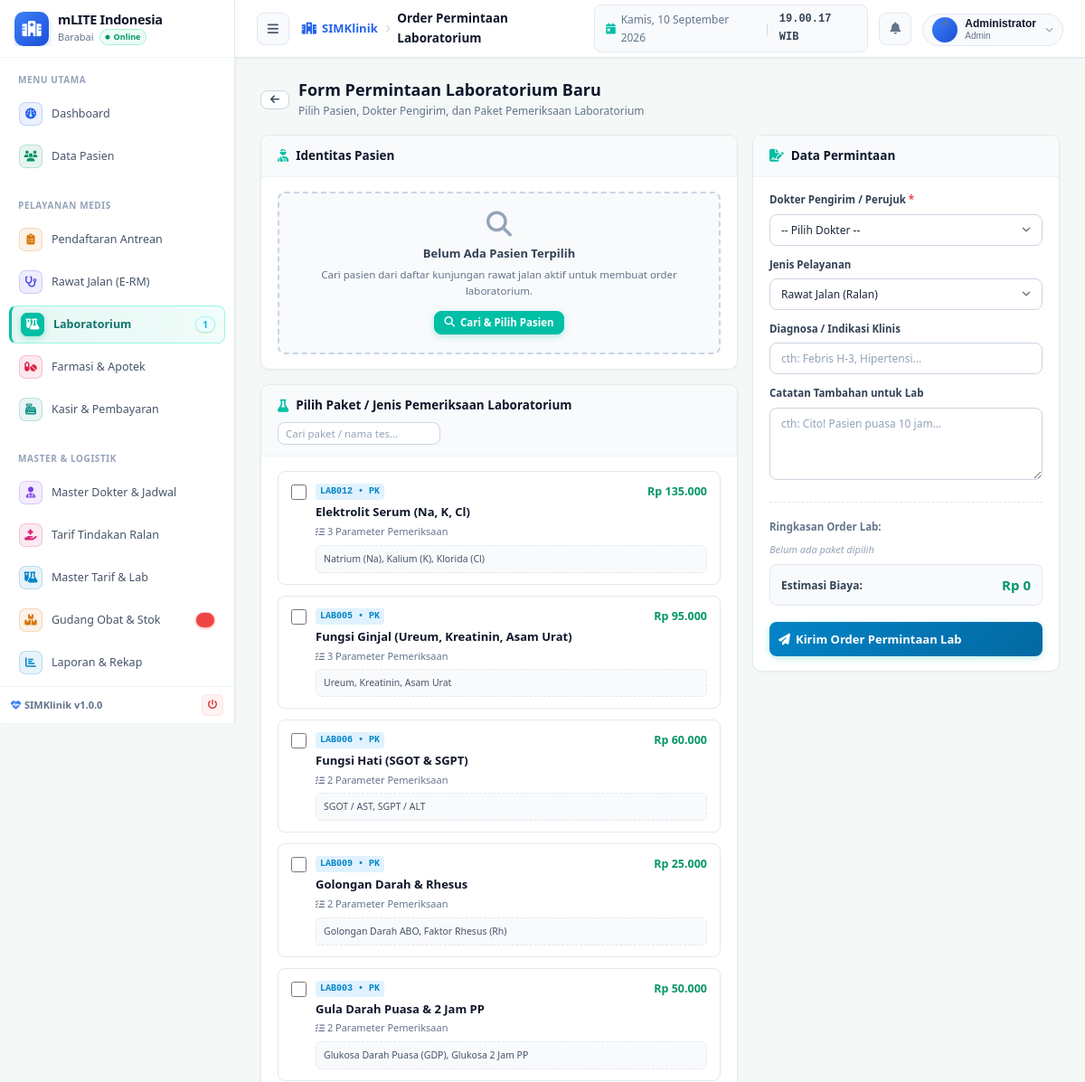
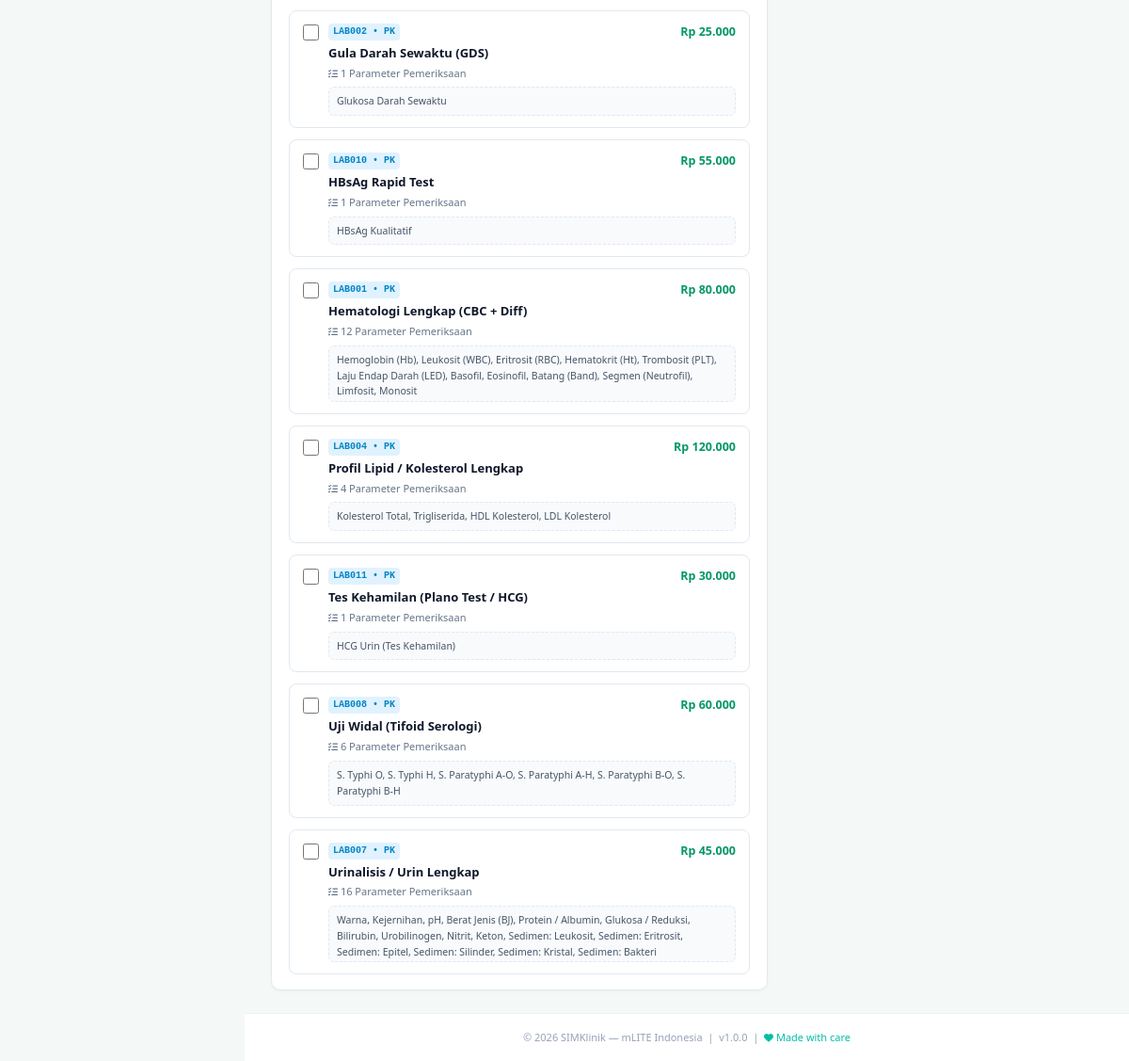
Page /modules/laboratorium/permintaan.php (signed in) on the committed database (2 pictures, top to bottom).
### tables this page shows
CREATE TABLE IF NOT EXISTS `jns_perawatan_lab` (
  `kd_jenis_prw` varchar(15) NOT NULL,
  `nm_perawatan` varchar(80) DEFAULT NULL,
  `bagian_rs` double DEFAULT NULL,
  `bhp` double NOT NULL,
  `tarif_perujuk` double NOT NULL,
  `tarif_tindakan_dokter` double NOT NULL,
  `tarif_tindakan_petugas` double DEFAULT NULL,
  `kso` double DEFAULT NULL,
  `menejemen` double DEFAULT NULL,
  `total_byr` double DEFAULT NULL,
  `kd_pj` char(3) NOT NULL,
  `status` enum('0','1') NOT NULL,
  `kelas` enum('-','Rawat Jalan','Kelas 1','Kelas 2','Kelas 3','Kelas Utama','Kelas VIP','Kelas VVIP') NOT NULL,
  `kategori` enum('PK','PA','MB') NOT NULL,
  PRIMARY KEY (`kd_jenis_prw`),
  KEY `kd_pj` (`kd_pj`),
  KEY `nm_perawatan` (`nm_perawatan`),
  KEY `tarif_perujuk` (`tarif_perujuk`),
  KEY `tarif_tindakan_dokter` (`tarif_tindakan_dokter`),
  KEY `tarif_tindakan_petugas` (`tarif_tindakan_petugas`),
  KEY `total_byr` (`total_byr`),
  KEY `bagian_rs` (`bagian_rs`),
  KEY `bhp` (`bhp`),
  KEY `kso` (`kso`),
  KEY `menejemen` (`menejemen`),
  KEY `status` (`status`)
);

CREATE TABLE IF NOT EXISTS `template_laboratorium` (
  `kd_jenis_prw` varchar(15) NOT NULL,
  `id_template` int NOT NULL AUTO_INCREMENT,
  `Pemeriksaan` varchar(200) NOT NULL,
  `satuan` varchar(20) NOT NULL,
  `nilai_rujukan_ld` varchar(30) NOT NULL,
  `nilai_rujukan_la` varchar(30) NOT NULL,
  `nilai_rujukan_pd` varchar(30) NOT NULL,
  `nilai_rujukan_pa` varchar(30) NOT NULL,
  `bagian_rs` double NOT NULL,
  `bhp` double NOT NULL,
  `bagian_perujuk` double NOT NULL,
  `bagian_dokter` double NOT NULL,
  `bagian_laborat` double NOT NULL,
  `kso` double DEFAULT NULL,
  `menejemen` double DEFAULT NULL,
  `biaya_item` double NOT NULL,
  `urut` int DEFAULT NULL,
  PRIMARY KEY (`id_template`),
  KEY `kd_jenis_prw` (`kd_jenis_prw`),
  KEY `Pemeriksaan` (`Pemeriksaan`),
  KEY `satuan` (`satuan`),
  KEY `nilai_rujukan_ld` (`nilai_rujukan_ld`),
  KEY `nilai_rujukan_la` (`nilai_rujukan_la`),
  KEY `nilai_rujukan_pd` (`nilai_rujukan_pd`),
  KEY `nilai_rujukan_pa` (`nilai_rujukan_pa`),
  KEY `bagian_rs` (`bagian_rs`),
  KEY `bhp` (`bhp`),
  KEY `bagian_perujuk` (`bagian_perujuk`),
  KEY `bagian_dokter` (`bagian_dokter`),
  KEY `bagian_laborat` (`bagian_laborat`),
  KEY `kso` (`kso`),
  KEY `menejemen` (`menejemen`),
  KEY `biaya_item` (`biaya_item`),
  KEY `urut` (`urut`)
);

### config.php (called while the page is built, shortened)
<?php
function rupiah(float $amount): string {
    return 'Rp ' . number_format($amount, 0, ',', '.');
}

### modules/laboratorium/permintaan.php (the view, shortened to what this page needs)
<?php
require_once dirname(__DIR__, 2) . '/config.php';
require_once dirname(__DIR__, 2) . '/includes/functions.php';
$pasien_terpilih = null;
$lab_packages = [];
$res_pkg = $conn->query("
    SELECT j.*,
           (SELECT COUNT(*) FROM template_laboratorium t WHERE t.kd_jenis_prw = j.kd_jenis_prw) as total_items
    FROM jns_perawatan_lab j
    WHERE j.status = '1'
    ORDER BY j.kategori ASC, j.nm_perawatan ASC
");
if ($res_pkg) {
    while ($pkg = $res_pkg->fetch_assoc()) {
        $kd_esc = $conn->real_escape_string($pkg['kd_jenis_prw']);
        $res_tpl = $conn->query("
            SELECT * FROM template_laboratorium
            WHERE kd_jenis_prw = '$kd_esc'
            ORDER BY urut ASC, id_template ASC
        ");
        $items = [];
        if ($res_tpl) {
            while ($tpl = $res_tpl->fetch_assoc()) {
                $items[] = $tpl;
            }
        }
        $pkg['templates'] = $items;
        $lab_packages[] = $pkg;
    }
}
include dirname(__DIR__, 2) . '/includes/header.php';
?>
<div class="page-header" style="margin-bottom:16px;">
  <div class="page-header-left">
    <div style="display:flex;align-items:center;gap:10px;">
      <a href="<?= BASE_URL ?>modules/laboratorium/index.php" class="btn btn-outline btn-sm" style="border-color:#cbd5e1;color:#334155;" title="Kembali ke Antrean">
        <i class="fas fa-arrow-left"></i>
      </a>
      <div>
        <h1 class="page-title" style="margin:0;font-size:18px;font-weight:800;color:#0f172a;">Form Permintaan Laboratorium Baru</h1>
        <p class="page-subtitle" style="margin:2px 0 0;font-size:12px;color:#64748b;">Pilih Pasien, Dokter Pengirim, dan Paket Pemeriksaan Laboratorium</p>
      </div>
    </div>
  </div>
</div>
<form method="POST" action="" id="formOrderLab">
  <div style="display:grid;grid-template-columns:1fr 340px;gap:16px;align-items:start;">
    <div style="display:flex;flex-direction:column;gap:16px;">
      <div class="card" style="border-radius:10px;background:#ffffff;box-shadow:0 1px 3px rgba(0,0,0,0.04);">
        <div class="card-header" style="background:#f8fafc;padding:12px 18px;display:flex;justify-content:space-between;align-items:center;">
          <div class="card-title" style="font-size:13.5px;font-weight:700;color:#0f172a;">
            <i class="fas fa-user-injured text-primary"></i> Identitas Pasien
          </div>
        </div>
        <div class="card-body" style="padding:16px 18px;">
          <?php if ($pasien_terpilih): ?>
            <div id="selectedPatientBox" style="display:flex;align-items:center;gap:14px;background:#f0f9ff;border:1px solid #bae6fd;padding:12px 16px;border-radius:8px;">
              <div style="width:44px;height:44px;border-radius:10px;background:#0284c7;color:#fff;display:flex;align-items:center;justify-content:center;font-size:18px;font-weight:800;flex-shrink:0;">
                <?= strtoupper(substr($pasien_terpilih['nm_pasien'], 0, 1)) ?>
              </div>
              <div style="flex:1;">
                <div style="display:flex;align-items:center;gap:8px;">
                  <span style="font-size:14px;font-weight:800;color:#0f172a;"><?= htmlspecialchars($pasien_terpilih['nm_pasien']) ?></span>
                  <span style="font-size:11px;font-family:monospace;background:#e0f2fe;color:#0369a1;padding:2px 6px;border-radius:4px;font-weight:700;">
                    RM: <?= htmlspecialchars($pasien_terpilih['no_rkm_medis']) ?>
                  </span>
                  <?= badge_penjab($pasien_terpilih['nm_penjab'] ?? 'Umum') ?>
                </div>
                <div style="font-size:11.5px;color:#64748b;margin-top:3px;display:flex;gap:10px;flex-wrap:wrap;">
                  <span><?= icon_jk($pasien_terpilih['jk']) ?> <?= hitung_umur($pasien_terpilih['tgl_lahir']) ?></span>
                  <span>&bull; No. Rawat: <strong style="color:#0f172a;"><?= htmlspecialchars($pasien_terpilih['no_rawat']) ?></strong></span>
                  <span>&bull; Poli: <?= htmlspecialchars($pasien_terpilih['nm_poli'] ?? 'Rawat Jalan') ?></span>
                </div>
              </div>
            </div>
          <?php else: ?>
            <div id="noPatientBox" style="text-align:center;padding:20px;background:#f8fafc;border:2px dashed #cbd5e1;border-radius:8px;">
              <i class="fas fa-search" style="font-size:28px;color:#94a3b8;display:block;margin-bottom:8px;"></i>
              <div style="font-weight:700;color:#334155;font-size:13px;">Belum Ada Pasien Terpilih</div>
              <p style="font-size:11.5px;color:#64748b;margin:4px 0 12px;">Cari pasien dari daftar kunjungan rawat jalan aktif untuk membuat order laboratorium.</p>
              <button type="button" class="btn btn-primary btn-sm" onclick="showSearchModal()">
                <i class="fas fa-search"></i> Cari & Pilih Pasien
              </button>
            </div>
          <?php endif; ?>
        </div>
      </div>
      <div class="card" style="border-radius:10px;background:#ffffff;box-shadow:0 1px 3px rgba(0,0,0,0.04);">
        <div class="card-header" style="background:#f8fafc;padding:12px 18px;display:flex;justify-content:space-between;align-items:center;flex-wrap:wrap;gap:8px;">
          <div class="card-title" style="font-size:13.5px;font-weight:700;color:#0f172a;display:flex;align-items:center;gap:8px;">
            <i class="fas fa-flask text-primary"></i> Pilih Paket / Jenis Pemeriksaan Laboratorium
          </div>
          <div style="display:flex;gap:8px;align-items:center;">
            <input type="text" id="filterPaketInput" onkeyup="filterPaketLab()" placeholder="Cari paket / nama tes..." class="form-control form-control-sm" style="font-size:11.5px;padding:4px 8px;width:180px;">
          </div>
        </div>
        <div class="card-body" style="padding:16px 18px;">
          <div style="display:grid;grid-template-columns:repeat(auto-fill, minmax(280px, 1fr));gap:12px;" id="paketGrid">
            <?php foreach ($lab_packages as $pkg): ?>
              <div class="paket-card" data-nama="<?= strtolower(htmlspecialchars($pkg['nm_perawatan'])) ?>" data-kategori="<?= $pkg['kategori'] ?>"
                   style="border:1px solid #e2e8f0;border-radius:8px;padding:12px 14px;background:#ffffff;transition:all 0.15s;cursor:pointer;"
                   onclick="togglePaketCheckbox('chk_<?= $pkg['kd_jenis_prw'] ?>', event)">
                <div style="display:flex;align-items:flex-start;gap:10px;">
                  <input type="checkbox" name="paket_lab[]" value="<?= $pkg['kd_jenis_prw'] ?>" id="chk_<?= $pkg['kd_jenis_prw'] ?>"
                         data-harga="<?= (float)$pkg['total_byr'] ?>" data-nama="<?= htmlspecialchars($pkg['nm_perawatan']) ?>"
                         onchange="updateTotalBiaya()" style="width:17px;height:17px;margin-top:2px;cursor:pointer;" onclick="event.stopPropagation()">
                  <div style="flex:1;">
                    <div style="display:flex;justify-content:space-between;align-items:center;">
                      <span style="font-size:10px;font-weight:700;color:#0284c7;background:#e0f2fe;padding:1px 5px;border-radius:4px;font-family:monospace;">
                        <?= $pkg['kd_jenis_prw'] ?> &bull; <?= $pkg['kategori'] ?>
                      </span>
                      <span style="font-size:12.5px;font-weight:800;color:#059669;">
                        <?= rupiah((float)$pkg['total_byr']) ?>
                      </span>
                    </div>
                    <div style="font-size:13px;font-weight:700;color:#0f172a;margin-top:4px;line-height:1.3;">
                      <?= htmlspecialchars($pkg['nm_perawatan']) ?>
                    </div>
                    <div style="font-size:11px;color:#64748b;margin-top:4px;">
                      <i class="fas fa-list-check" style="font-size:10px;"></i> <?= count($pkg['templates']) ?> Parameter Pemeriksaan
                    </div>
                    <?php if (!empty($pkg['templates'])): ?>
                      <div style="margin-top:6px;font-size:10.5px;color:#475569;background:#f8fafc;padding:6px 8px;border-radius:6px;border:1px dashed #e2e8f0;max-height:60px;overflow-y:auto;">
                        <?= implode(', ', array_map(function($t) { return htmlspecialchars($t['Pemeriksaan']); }, $pkg['templates'])) ?>
                      </div>
                    <?php endif; ?>
                  </div>
                </div>
              </div>
            <?php endforeach; ?>
          </div>
        </div>
      </div>
    </div>
    <div style="display:flex;flex-direction:column;gap:16px;">
      <div class="card" style="border-radius:10px;background:#ffffff;box-shadow:0 1px 3px rgba(0,0,0,0.04);position:sticky;top:80px;">
        <div class="card-header" style="background:#f8fafc;padding:12px 18px;">
          <div class="card-title" style="font-size:13.5px;font-weight:700;color:#0f172a;">
            <i class="fas fa-file-signature text-primary"></i> Data Permintaan
          </div>
        </div>
        <div class="card-body" style="padding:16px 18px;display:flex;flex-direction:column;gap:12px;">
          <div class="form-group" style="margin:0;">
            <label class="form-label" style="font-size:11.5px;font-weight:700;color:#334155;">Dokter Pengirim / Perujuk <span class="text-danger">*</span></label>
            <select name="dokter_perujuk" class="form-control" required style="font-size:12px;">
              <option value="">-- Pilih Dokter --</option>
            </select>
          </div>
          <div class="form-group" style="margin:0;">
            <label class="form-label" style="font-size:11.5px;font-weight:700;color:#334155;">Jenis Pelayanan</label>
            <select name="status_rawat" class="form-control" style="font-size:12px;">
              <option value="ralan" selected>Rawat Jalan (Ralan)</option>
            </select>
          </div>
          <div class="form-group" style="margin:0;">
            <label class="form-label" style="font-size:11.5px;font-weight:700;color:#334155;">Diagnosa / Indikasi Klinis</label>
            <input type="text" name="diagnosa_klinis" class="form-control" placeholder="cth: Febris H-3, Hipertensi..." style="font-size:12px;">
          </div>
          <div class="form-group" style="margin:0;">
            <label class="form-label" style="font-size:11.5px;font-weight:700;color:#334155;">Catatan Tambahan untuk Lab</label>
            <textarea name="informasi_tambahan" class="form-control" rows="2" placeholder="cth: Cito! Pasien puasa 10 jam..." style="font-size:12px;"></textarea>
          </div>
          <hr style="border:none;border-top:1px dashed #e2e8f0;margin:6px 0;">
          <div>
            <div style="font-size:11.5px;font-weight:700;color:#64748b;margin-bottom:6px;">Ringkasan Order Lab:</div>
            <div id="selectedPaketList" style="font-size:11px;color:#334155;max-height:100px;overflow-y:auto;margin-bottom:8px;">
              <em style="color:#94a3b8;">Belum ada paket dipilih</em>
            </div>
            <div style="background:#f8fafc;padding:10px 12px;border-radius:8px;border:1px solid #e2e8f0;display:flex;justify-content:space-between;align-items:center;">
              <span style="font-size:12px;font-weight:700;color:#334155;">Estimasi Biaya:</span>
              <span id="grandTotalBiaya" style="font-size:15px;font-weight:800;color:#059669;">Rp 0</span>
            </div>
          </div>
          <button type="submit" name="simpan_order" class="btn btn-primary" style="padding:10px;font-size:13px;font-weight:700;margin-top:6px;background:linear-gradient(135deg, #0284c7, #0369a1);border:none;">
            <i class="fas fa-paper-plane"></i> Kirim Order Permintaan Lab
          </button>
        </div>
      </div>
    </div>
  </div>
</form>
<?php include dirname(__DIR__, 2) . '/includes/footer.php'; ?>

### rows in the picture
jns_perawatan_lab: kd_jenis_prw "LAB012", kategori "PK", total_byr "Rp 135.000", nm_perawatan "Elektrolit Serum (Na, K, Cl)", count($pkg['templates']) "3", templates "Natrium (Na), Kalium (K), Klorida (Cl)"
jns_perawatan_lab: kd_jenis_prw "LAB005", kategori "PK", total_byr "Rp 95.000", nm_perawatan "Fungsi Ginjal (Ureum, Kreatinin, Asam Urat)", count($pkg['templates']) "3", templates "Ureum, Kreatinin, Asam Urat"
jns_perawatan_lab: kd_jenis_prw "LAB006", kategori "PK", total_byr "Rp 60.000", nm_perawatan "Fungsi Hati (SGOT & SGPT)", count($pkg['templates']) "2", templates "SGOT / AST, SGPT / ALT"
jns_perawatan_lab: kd_jenis_prw "LAB009", kategori "PK", total_byr "Rp 25.000", nm_perawatan "Golongan Darah & Rhesus", count($pkg['templates']) "2", templates "Golongan Darah ABO, Faktor Rhesus (Rh)"
jns_perawatan_lab: kd_jenis_prw "LAB003", kategori "PK", total_byr "Rp 50.000", nm_perawatan "Gula Darah Puasa & 2 Jam PP", count($pkg['templates']) "2", templates "Glukosa Darah Puasa (GDP), Glukosa 2 Jam PP"
jns_perawatan_lab: kd_jenis_prw "LAB002", kategori "PK", total_byr "Rp 25.000", nm_perawatan "Gula Darah Sewaktu (GDS)", count($pkg['templates']) "1"
template_laboratorium: Pemeriksaan "Glukosa Darah Sewaktu"
jns_perawatan_lab: kd_jenis_prw "LAB010", kategori "PK", total_byr "Rp 55.000", nm_perawatan "HBsAg Rapid Test", count($pkg['templates']) "1"
template_laboratorium: Pemeriksaan "HBsAg Kualitatif"
jns_perawatan_lab: kd_jenis_prw "LAB001", kategori "PK", total_byr "Rp 80.000", nm_perawatan "Hematologi Lengkap (CBC + Diff)", count($pkg['templates']) "12", templates "Hemoglobin (Hb), Leukosit (WBC), Eritrosit (RBC), Hematokrit (Ht), Trombosit (PLT), Laju Endap Darah (LED), Basofil, Eosinofil, Batang (Band), Segmen (Neutrofil), Limfosit, Monosit"
jns_perawatan_lab: kd_jenis_prw "LAB004", kategori "PK", total_byr "Rp 120.000", nm_perawatan "Profil Lipid / Kolesterol Lengkap", count($pkg['templates']) "4", templates "Kolesterol Total, Trigliserida, HDL Kolesterol, LDL Kolesterol"
jns_perawatan_lab: kd_jenis_prw "LAB011", kategori "PK", total_byr "Rp 30.000", nm_perawatan "Tes Kehamilan (Plano Test / HCG)", count($pkg['templates']) "1"
template_laboratorium: Pemeriksaan "HCG Urin (Tes Kehamilan)"
jns_perawatan_lab: kd_jenis_prw "LAB008", kategori "PK", total_byr "Rp 60.000", nm_perawatan "Uji Widal (Tifoid Serologi)", count($pkg['templates']) "6", templates "S. Typhi O, S. Typhi H, S. Paratyphi A-O, S. Paratyphi A-H, S. Paratyphi B-O, S. Paratyphi B-H"
jns_perawatan_lab: kd_jenis_prw "LAB007", kategori "PK", total_byr "Rp 45.000", nm_perawatan "Urinalisis / Urin Lengkap", count($pkg['templates']) "16", templates "Warna, Kejernihan, pH, Berat Jenis (BJ), Protein / Albumin, Glukosa / Reduksi, Bilirubin, Urobilinogen, Nitrit, Keton, Sedimen: Leukosit, Sedimen: Eritrosit, Sedimen: Epitel, Sedimen: Silinder, Sedimen: Kristal, Sedimen: Bakteri"

### other values in the picture
INSTANSI_NAMA "mLITE Indonesia"
INSTANSI_KOTA "Barabai"
$sec['title'] "MENU UTAMA"
$item['label'] "Dashboard"
$item['label'] "Data Pasien"
$sec['title'] "PELAYANAN MEDIS"
$item['label'] "Pendaftaran Antrean"
$item['label'] "Rawat Jalan (E-RM)"
$item['label'] "Laboratorium"
$item['badge'] "1"
$item['label'] "Farmasi & Apotek"
$item['label'] "Kasir & Pembayaran"
$sec['title'] "MASTER & LOGISTIK"
$item['label'] "Master Dokter & Jadwal"
$item['label'] "Tarif Tindakan Ralan"
